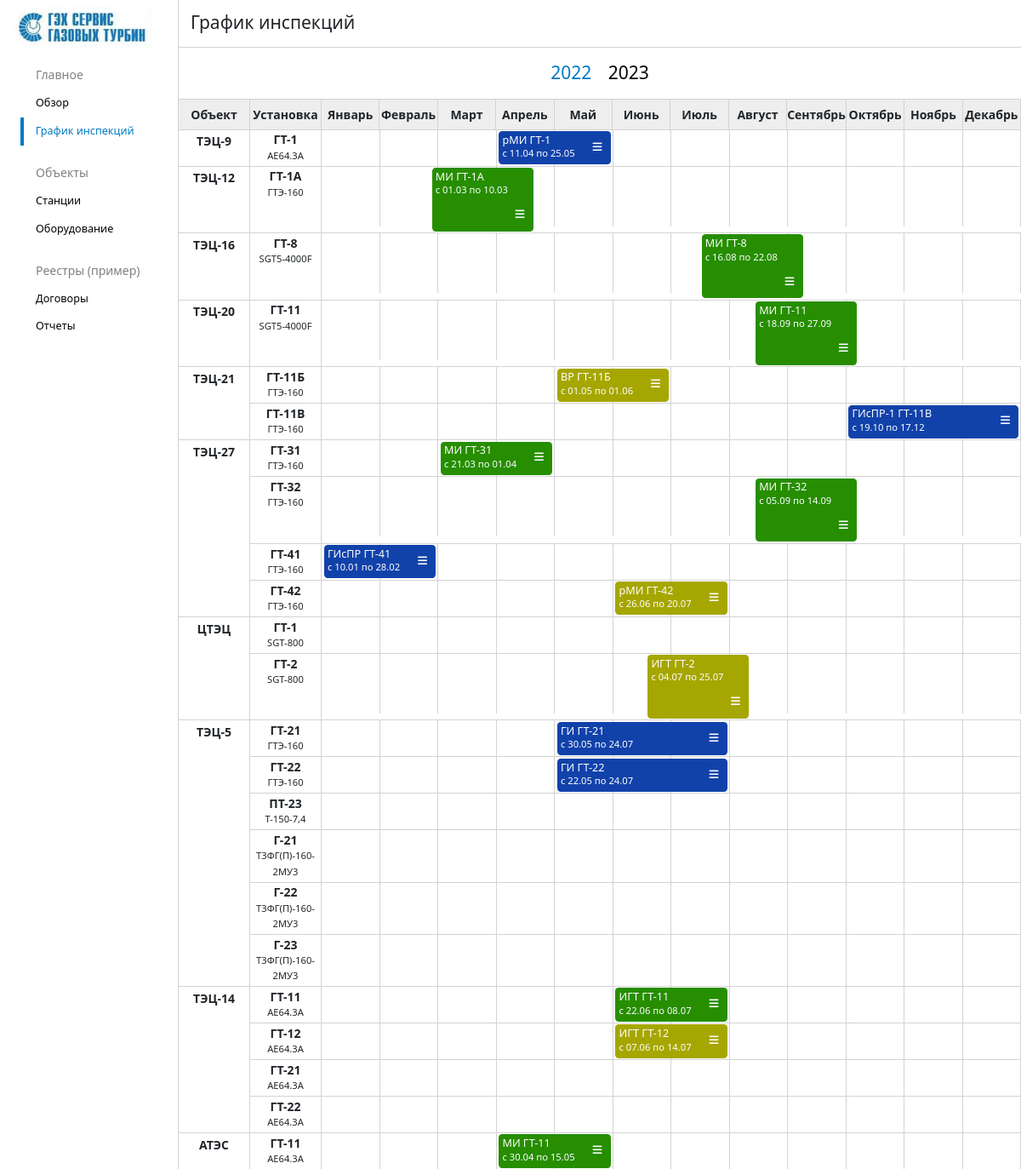
The app's page /events/chart/ (upper part), older data.
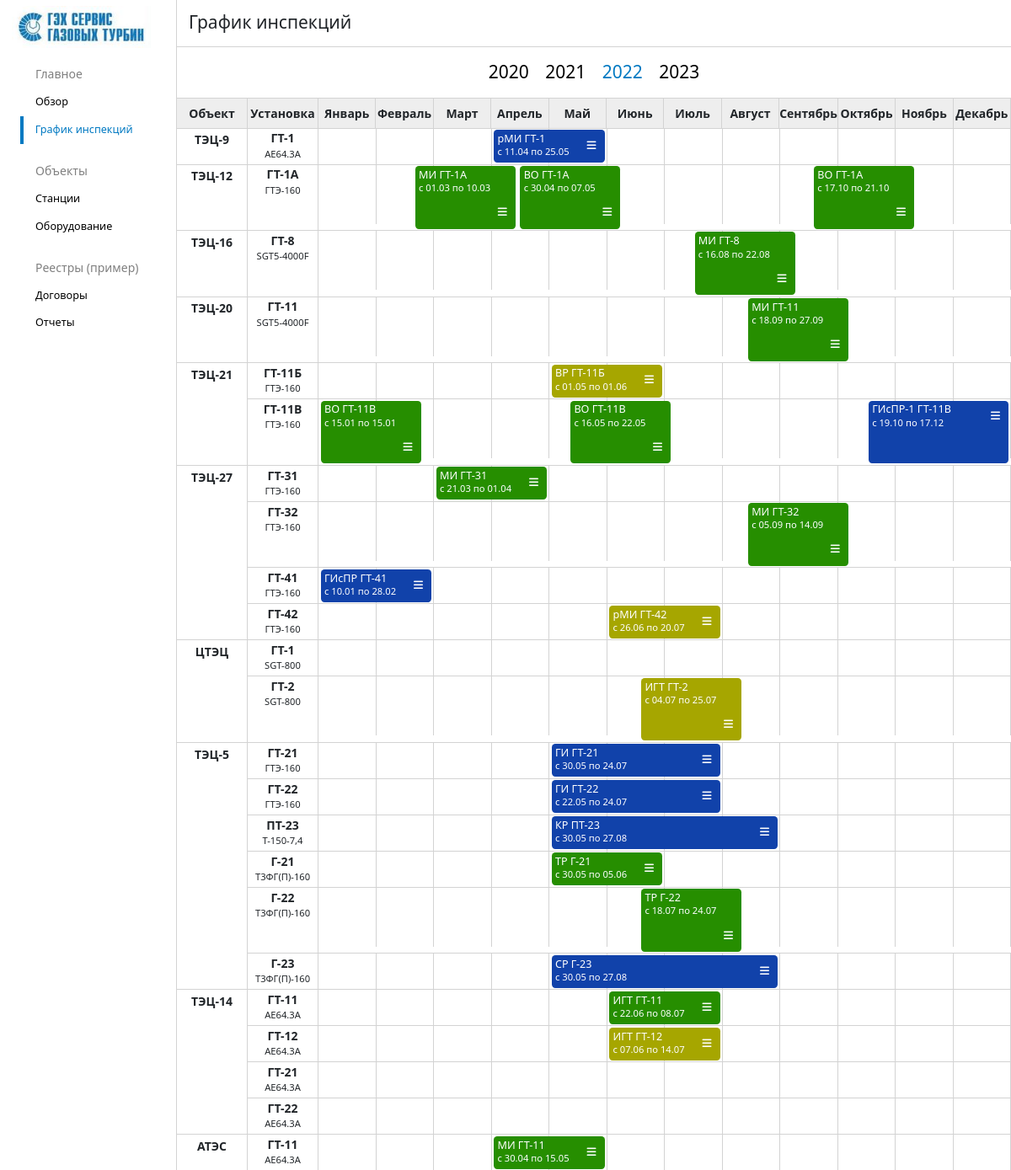
The same page, newer data.
### stations/models.py (models this page shows, shortened)
class Station(models.Model):
    id = models.IntegerField('Ид.', primary_key=True)
    name = models.CharField('Наименование станции', max_length=100)
    short_name = models.CharField('Короткое наименование станции', max_length=10, null=True, blank=True)
    company = models.ForeignKey(Company, on_delete=models.CASCADE, null=True, blank=True)
    address = models.CharField('Адрес нахождения', max_length=100, null=True, blank=True)
    image = models.ImageField('Изображение', blank=True, upload_to='img/')
    class Meta:
        verbose_name = 'Станция'
        verbose_name_plural = 'Станции'

class Unit(models.Model):
    station = models.ForeignKey(Station, on_delete=models.CASCADE)
    name = models.CharField('Наименование установки', max_length=100)
    short_name = models.CharField('Короткое наименование установки', max_length=10)
    unit_type = models.ForeignKey(UnitType, on_delete=models.SET_NULL, null=True, blank=True)
    station_number = models.CharField('Станционный номер', max_length=10, null=True, blank=True)
    class Meta:
        verbose_name = 'Установка'
        verbose_name_plural = 'Установки'

class UnitType(models.Model):
    machine_type = models.CharField('Тип машины', max_length=50, default='Газотурбинная установка')
    name = models.CharField('Имя установки', max_length=20, default='-')
    class Meta:
        verbose_name = 'Тип установки'
        verbose_name_plural = 'Типы установок'

### events/models.py (models this page shows, shortened)
class Event(models.Model):
    event_type = models.ForeignKey(
        EventType,
        verbose_name='Тип события',
        on_delete=models.SET_NULL,
        null=True,
        blank=True,
    )
    unit = models.ForeignKey(
        Unit,
        verbose_name='Установка',
        on_delete=models.CASCADE,
        null=True,
        blank=True,
    )
    start = models.DateField(verbose_name='Дата начала')
    end = models.DateField(verbose_name='Дата окончания')
    duration = models.IntegerField(verbose_name='Длительность')
    class Meta:
        verbose_name = 'Событие'
        verbose_name_plural = 'События'

class EventType(models.Model):
    name = models.CharField('Имя события', max_length=100)
    short_name = models.CharField('Короткое имя события', max_length=100)
    def __str__(self):
        return self.short_name
    class Meta:
        verbose_name = 'Тип события'
        verbose_name_plural = 'Типы события'

### events/views.py (the view)
# urls.py: path('chart/', views.event_chart, name='event_chart'),
def event_chart(request):
    station_list = Station.objects.order_by('id').prefetch_related(
        Prefetch('unit_set', queryset=Unit.objects.order_by('id').select_related('unit_type').prefetch_related(
            Prefetch('event_set', queryset=Event.objects.order_by('start').select_related('event_type'), to_attr="prefetched_events")
        ), to_attr="prefetched_units")
    )
    year_list = []
    for station in station_list:
        for unit in station.prefetched_units:
            for event in unit.prefetched_events:
                if event.start.year not in year_list:
                    year_list.append(event.start.year)
                if event.end.year not in year_list:
                    year_list.append(event.end.year)
    years = []
    for year in sorted(year_list):
        stations = []
        for station in station_list:
            units = []
            unit_list = station.prefetched_units
            for unit in unit_list:
                events = []
                for event in unit.prefetched_events:
                    if event.start.year == year or event.end.year == year:
                        events.append(event)
                unit_dict = {'unit': unit, 'events': events}
                units.append(unit_dict)
            station_dict = {'station': station, 'units': units}
            stations.append(station_dict)
        year_dict = {'year': year, 'stations': stations}
        years.append(year_dict)
    data = {'years': years}
    return render(request, 'events/event-chart.html', data)

### events/templates/events/event-chart.html (shortened to what this page needs)
{% extends 'layout.html' %}
{% load static %}
{% block head %}
    <link rel="stylesheet" href="{% static 'css/layout.css' %}">
    <link rel="stylesheet" href="{% static 'events/css/chart-container.css' %}">
    <link rel="stylesheet" href="{% static 'events/css/chart-tab.css' %}">
{% endblock %}
{% block nav-chart %}
    <a href="{% url 'event_chart' %}" class="active">График инспекций</a>
{% endblock %}
{% block topline %}
    <div style="display: inline-block; float: left">
        <h6>График инспекций</h6>
    </div>
{% endblock %}
{% block content %}
    <div class="tab">
        {% for year in years %}
        <button class="tablinks" onclick="openTab(event, '{{ year.year }}')"
                {% if year.year == 2022 %}
                id="defaultOpen"
                {%endif %}
        >
            {{ year.year }}
        </button>
        {% endfor %}
    </div>
{% for year in years %}
<div id="{{ year.year }}" class="tabcontent">
    <div class="chart-row chart-period" style="
            position: -webkit-sticky;
            position: sticky;
            top: 0;
            z-index: 2">
        <span>Объект</span>
        <span>Установка</span>
        <span>Январь</span>
        <span>Февраль</span>
        <span>Март</span>
        <span>Апрель</span>
        <span>Май</span>
        <span>Июнь</span>
        <span>Июль</span>
        <span>Август</span>
        <span>Сентябрь</span>
        <span>Октябрь</span>
        <span>Ноябрь</span>
        <span>Декабрь</span>
</div>
<div class="chart-container">
    <div class="chart">
        {% for station in year.stations %}
        <div class="chart-row">
            <div class="chart-row-station">
                {{ station.station.short_name }}
            </div>
            <div>
                {% for unit in station.units %}
                <div class="chart-row-units">
                    <div class="chart-row-unit">
                        {{ unit.unit.short_name }}<br>
                        <span class="unit-type">
                            {{ unit.unit.unit_type.name }}
                        </span>
                    </div>
                    <div class="chart-row chart-lines">
                        <span></span>
                        <span></span><span></span><span></span><span></span>
                        <span></span><span></span><span></span><span></span>
                        <span></span><span></span><span></span><span></span>
                    </div>
                    {% for event in unit.events %}
                    <div class="chart-row-event"
                         style="{% if event.start.year == year.year %}
                                grid-column-start: calc({{event.start.month}} + 1);
                                {% else %}
                                grid-column-start: calc({{ 1 }} + 1);
                                {% endif %}
                                {% if event.end.year == year.year %}
                                grid-column-end: calc({{event.end.month}} + 2);
                                {% else %}
                                grid-column-end: calc({{ 12 }} + 2);
                                {% endif %}
                                {% if event.duration <= 19 %}
                                background-color: #268e00;
                                {% elif event.duration <= 40 %}
                                background-color: #a6a600;
                                {% else %}
                                background-color: #1142AA;
                                {% endif %}">
                        <div class="info"
                             onclick="location.href='{% url 'event_detail' event.id %}'">
                            <span class="name">{{ event.event_type }} {{unit.unit.short_name}}</span>
                            <br>
                            <span class="dates">с {{ event.start|date:'d.m' }} по {{ event.end|date:'d.m' }}</span>
                        </div>
                        <div class="options">
                            <button type="button"
                                    class="btn-sm"
                                    data-bs-toggle="dropdown"
                                    aria-expanded="false"
                                    style="border: none; background-color: inherit; color: inherit">
                                <i class="fa-solid fa-bars"></i>
                            </button>
                        </div>
                        <br>
                    </div>
                    {% endfor %}
                </div>
                {% endfor %}
            </div>
        </div>
        {% endfor %}
    </div>
</div>
</div>
{% endfor %}
{% endblock %}

### templates/layout.html (shortened to what this page needs)
{% load static %}
{% load django_bootstrap5 %}
<html lang="ru">
<head>
    {% bootstrap_css %}
    <link rel="stylesheet" href="{% static 'css/layout.css' %}">
    {% block head %}{% endblock %}
</head>
<body>
<div class="sidenav">
    <div class="logo">
    <img src="{% static 'img/logo1.jpg' %}" class="" alt="" height="50">
    </div>
    <div class="sidenav-items">
        <title>Главное</title>
        {% block nav-overview %}<a href="{% url 'overview' %}">Обзор</a>{% endblock %}
        {% block nav-chart %}<a href="{% url 'event_chart' %}">График инспекций</a>{% endblock %}
    </div>
    <div class="sidenav-items">
        <title>Объекты</title>
        {% block stations-overview %}
        <a href="{% url 'stations_overview' %}">Станции</a>
        {% endblock %}
        {% block units-overview %}
        <a href="{% url 'units_overview' %}">Оборудование</a>
        {% endblock %}
    </div>
    <div class="sidenav-items">
        <title>Реестры (пример)</title>
        <a href="">Договоры</a>
        <a href="">Отчеты</a>
    </div>
</div>
<div class="main">
    <div class="topline">
    {% block topline %}
    {% endblock %}
    </div>
    <div class="content">
    {% block content %}{% endblock %}
    </div>
</div>
</body>
</html>

### static/css/layout.css (style rules this page uses)
html { font-size: 14px; box-sizing: border-box; }
.sidenav { height: 100%; width: 15rem; position: fixed; z-index: 1; top: 0; left: 0; overflow-x: hidden; border-right: 0.1rem solid lightgrey; word-break: break-word; }
.sidenav .logo { display: block; height: 4rem; padding: 0.5rem 1rem; }
.sidenav-items { margin: 1rem 0; }
.sidenav-items title { display: block; color: grey; margin-left: 2rem; padding: 0.5rem 1rem; font-size: 1rem; }
.sidenav-items a { display: block; margin-left: 2rem; padding: 0.5rem 1rem; color: black; text-decoration: none; font-size: 0.9rem; font-weight: 500; }
.sidenav-items a.active { color: rgb(0, 121, 194); border-left: 0.3rem solid rgb(0, 121, 194); margin-left: 1.7rem; }
.main { margin-left: 15rem; }
.topline { height: 4rem; border-bottom: 0.1rem solid lightgrey; padding: 1rem 0 1rem 1rem; }
.topline h6 { display: inline-block; font-size: 1.5rem; font-weight: 500; }
.content { padding: 0.5rem 1rem 1rem 1rem; }

### events/static/events/css/chart-container.css (style rules this page uses)
.content { padding: 0; }
.chart-container { overflow: hidden; }
.chart { display: grid; overflow: hidden; }
.chart-period { background-color: #eee; border-bottom: 0.1rem solid lightgrey; grid-template-columns: 6rem 6rem repeat(12, 1fr); }
.chart-period span { border-top: 0.1rem solid lightgrey; border-right: 0.1rem solid lightgrey; }
.chart-period > span { text-align: center; font-weight: bold; padding: 0.5rem 0; }
.chart-row-station { border-bottom: 0.1rem solid lightgrey; border-right: 0.1rem solid lightgrey; font-weight: bold; text-align: center; padding: 0.2rem 0; }
.chart-row-event { margin: 0.1rem 0.2rem; line-height: 1.1rem; overflow: hidden; font-size: 0.9rem; text-align: left; min-width: 8.5rem; color: #fff; border-radius: 0.3rem; transition: box-shadow 0.3s ease; }
.chart-row-event .info { display: inline-block; min-width: 6rem; padding: 0.2rem 0.3rem; cursor: pointer; }
.chart-row-event .name { font-weight: 500; }
.chart-row-event .dates { font-size: 0.8rem; }
.chart-row-event .options { padding: 0.85rem 0.3rem 0.85rem 0; display: inline-block; float: right; border: 0rem solid white; vertical-align: bottom; }

### events/static/events/css/chart-tab.css (style rules this page uses)
.tab { overflow: hidden; text-align: center; font-size: 1.5rem; margin: 1rem 0; }
.tab button { background-color: inherit; float: none; border: none; outline: none; cursor: pointer; padding: 0 0.5rem; font-weight: 500; }
.tab button.active { color: rgb(0, 121, 194); }
.tabcontent { display: none; }

Row changes from the older to the newer data that the page shows:
added Event: event_type "ВО", {{ unit.unit.short_name }} "ГТ-1А", start "30.04", end "07.05", shown under Unit "ГТ-1А"
added Event: event_type "ВО", {{ unit.unit.short_name }} "ГТ-1А", start "17.10", end "21.10", shown under Unit "ГТ-1А"
added Event: event_type "ВО", {{ unit.unit.short_name }} "ГТ-11В", start "15.01", end "15.01", shown under Unit "ГТ-11В"
added Event: event_type "ВО", {{ unit.unit.short_name }} "ГТ-11В", start "16.05", end "22.05", shown under Unit "ГТ-11В"
added Event: event_type "КР", {{ unit.unit.short_name }} "ПТ-23", start "30.05", end "27.08", duration 90 (drawn), shown under Unit "ПТ-23"
changed through a linked row, Unit (number 16 of 23 on the later page): unit.unit_type.name "Т3ФГ(П)-160-2МУ3" → "Т3ФГ(П)-160"
added Event: event_type "ТР", {{ unit.unit.short_name }} "Г-21", start "30.05", end "05.06", shown under Unit (number 16 of 23 on the later page)
changed through a linked row, Unit (number 17 of 23 on the later page): unit.unit_type.name "Т3ФГ(П)-160-2МУ3" → "Т3ФГ(П)-160"
added Event: event_type "ТР", {{ unit.unit.short_name }} "Г-22", start "18.07", end "24.07", shown under Unit (number 17 of 23 on the later page)
changed through a linked row, Unit (number 18 of 23 on the later page): unit.unit_type.name "Т3ФГ(П)-160-2МУ3" → "Т3ФГ(П)-160"
added Event: event_type "СР", {{ unit.unit.short_name }} "Г-23", start "30.05", end "27.08", duration 90 (drawn), shown under Unit (number 18 of 23 on the later page)
Text that changed along with them:
new list line: "2020"
new list line: "2021"
